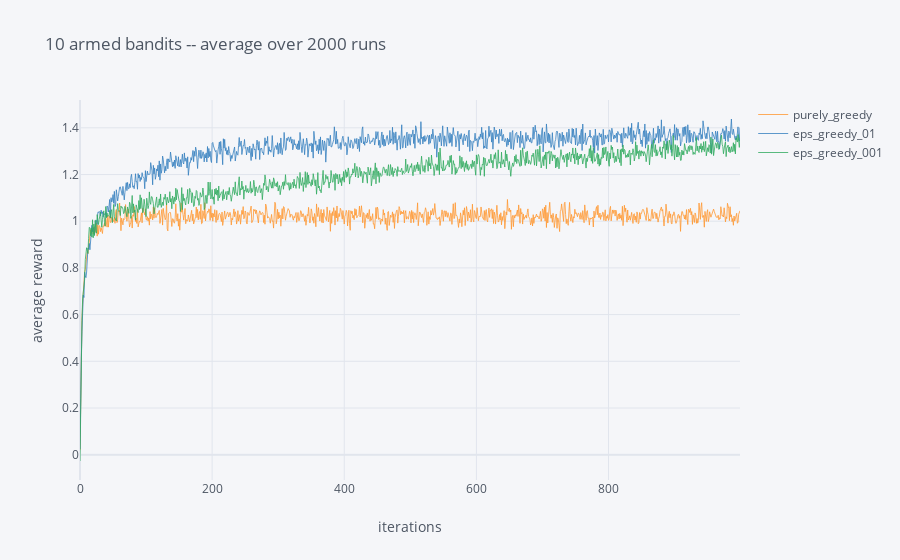

Notebook source saved alongside this figure:
### Code cell
df = pd.DataFrame(dtype=float)

df = df.assign(purely_greedy=np.mean(matrix_trajectories, axis=0),
               eps_greedy_01=np.mean(matrix_trajectories2, axis=0),
              eps_greedy_001=np.mean(matrix_trajectories3, axis=0))

df.iplot(title="10 Armed Bandits -- Average over 2000 runs",
         xTitle="iterations",
         yTitle="average reward",
         width=0.8)

del df

### Figure 1 — Plotly figure (JSON) as saved in the notebook; plotly's stock layout.template omitted (floating-point values rounded to 4 significant figures; data arrays with more than 128 entries replaced by an {"elided": "..."} marker saying what was removed)
{"data": [{"line": {"color": "rgba(255, 153, 51, 1.0)", "dash": "solid", "shape": "linear", "width": 0.8}, "mode": "lines", "name": "purely_greedy", "text": "", "type": "scatter", "x": {"elided": "1000 int values"}, "y": {"elided": "1000 float values"}}, {"line": {"color": "rgba(55, 128, 191, 1.0)", "dash": "solid", "shape": "linear", "width": 0.8}, "mode": "lines", "name": "eps_greedy_01", "text": "", "type": "scatter", "x": {"elided": "1000 int values"}, "y": {"elided": "1000 float values"}}, {"line": {"color": "rgba(50, 171, 96, 1.0)", "dash": "solid", "shape": "linear", "width": 0.8}, "mode": "lines", "name": "eps_greedy_001", "text": "", "type": "scatter", "x": {"elided": "1000 int values"}, "y": {"elided": "1000 float values"}}], "layout": {"legend": {"bgcolor": "#F5F6F9", "font": {"color": "#4D5663"}}, "paper_bgcolor": "#F5F6F9", "plot_bgcolor": "#F5F6F9", "title": {"font": {"color": "#4D5663"}, "text": "10 armed bandits -- average over 2000 runs"}, "xaxis": {"gridcolor": "#E1E5ED", "showgrid": true, "tickfont": {"color": "#4D5663"}, "title": {"font": {"color": "#4D5663"}, "text": "iterations"}, "zerolinecolor": "#E1E5ED"}, "yaxis": {"gridcolor": "#E1E5ED", "showgrid": true, "tickfont": {"color": "#4D5663"}, "title": {"font": {"color": "#4D5663"}, "text": "average reward"}, "zerolinecolor": "#E1E5ED"}}}
